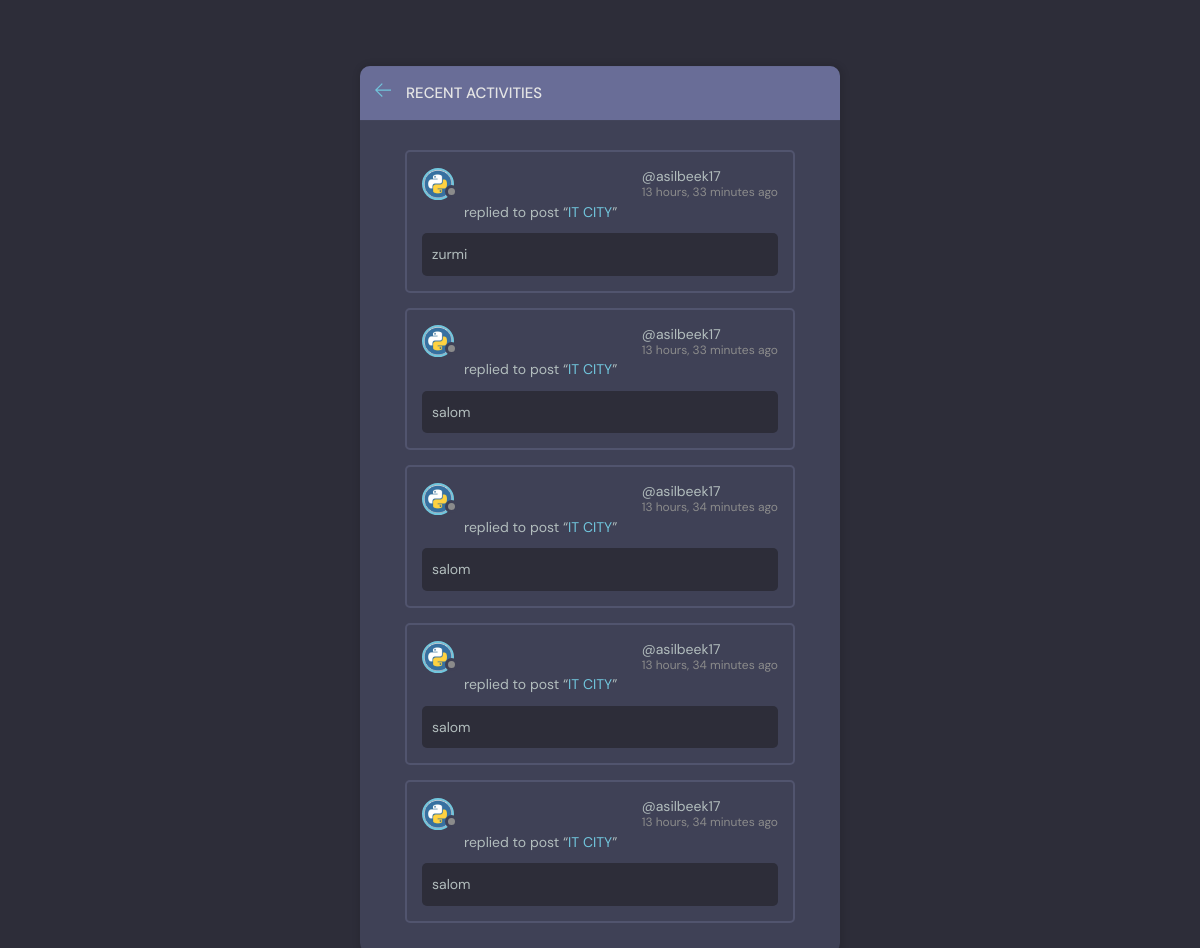
/chat/activity/ (signed in), run on the app's committed database.
### base/models.py (models this page shows, shortened)
class Message(models.Model):
    user = models.ForeignKey(User, on_delete=models.CASCADE)
    room = models.ForeignKey(Room, on_delete=models.CASCADE)
    body = models.TextField()
    updated = models.DateTimeField(auto_now=True)
    created = models.DateTimeField(auto_now_add=True)
    class Meta:
        ordering = ['-updated', '-created']

class Room(models.Model):
    slug = models.SlugField(unique=True,blank=True)
    host = models.ForeignKey(User, on_delete=models.SET_NULL, null=True)
    topic = models.ForeignKey(Grade, on_delete=models.SET_NULL, null=True)
    name = models.CharField(max_length=200)
    image = models.ImageField(upload_to="images_gr/",blank=True)
    description = models.TextField(null=True, blank=True)
    participants = models.ManyToManyField(
        User, related_name='participants', blank=True)
    updated = models.DateTimeField(auto_now=True)
    created = models.DateTimeField(auto_now_add=True)
    class Meta:
        ordering = ['-updated', '-created']
    def __str__(self):
        return self.name

### app/models.py (models this page shows, shortened)
class CustomUser(AbstractUser):
    class Role(models.TextChoices):
        oquvchi = "O'quvchi"
        oqituvchi = "O'qituvchi"
    role = models.CharField(max_length=155, choices=Role.choices, default=Role.oquvchi)
    username = models.CharField(max_length=155, unique=False)
    email = models.EmailField(unique=True)
    phone_number = models.CharField(max_length=13)
    first_name = models.CharField(max_length=100)
    last_name = models.CharField(max_length=100)
    text = models.TextField(null=True, blank=True)
    photo = models.ImageField(upload_to='teachers photo/', null=True, blank=True)
    date_of_birth = models.CharField(max_length=100)
    place_of_birth = models.CharField(max_length=155)
    grade = models.ForeignKey(to=Grade, on_delete=models.CASCADE, null=True, blank=True, related_name='users')
    city = models.CharField(max_length=155, null=True, blank=True)
    USERNAME_FIELD = 'email'
    REQUIRED_FIELDS = []
    objects = UserManager()
    class Meta:
        verbose_name = "O'ituvchi va o'quvchilar"
        verbose_name_plural = "O'ituvchi va o'quvchilar"

### base/views.py (the view)
# urls.py: path('activity/', views.activityPage, name="activity"),
def activityPage(request):
    room_messages = Message.objects.all()[0:5]
    return render(request, 'base/activity.html', {'room_messages': room_messages})

### base/templates/base/activity.html (shortened to what this page needs)
{% extends 'main.html' %}
{% block content %}
<main class="layout">
  <div class="container">
    <div class="layout__box">
      <div class="layout__boxHeader">
        <div class="layout__boxTitle">
          <a href="{% url 'home' %}">
            <svg version="1.1" xmlns="http://www.w3.org/2000/svg" width="32" height="32" viewBox="0 0 32 32">
              <title>arrow-left</title>
              <path
                d="M13.723 2.286l-13.723 13.714 13.719 13.714 1.616-1.611-10.96-10.96h27.625v-2.286h-27.625l10.965-10.965-1.616-1.607z">
              </path>
            </svg>
          </a>
          <h3>Recent Activities</h3>
        </div>
      </div>
      <div class="activities-page layout__body">
        {% for message in room_messages %}
            {% if request.user == message.user %}
                <div class="activities__box">
                    <div class="activities__boxHeader roomListRoom__header">
                        <div class="avatar avatar--small">
                            <img src="{{ message.user.photo.url }}"/>
                        </div>
                        <p>
                            @{{ message.user.username }}
                            <span>{{ message.created|timesince }} ago</span>
                        </p>
                    </div>
                    <div class="activities__boxContent">
                        <p>replied to post “<a href="{% url 'room' message.room.slug %}">{{ message.room }}</a>”</p>
                        <div class="activities__boxRoomContent">{{ message.body }}</div>
                    </div>
                </div>
            {% endif %}
        {% endfor %}
      </div>
    </div>
  </div>
</main>
{% endblock content %}

### templates/main.html (shortened to what this page needs)
<!DOCTYPE html>
{% load static %}
<html lang="en">
<head>
    <link rel="stylesheet" href="{% static 'styles/style.css' %}" />
</head>
<body>
    {% block content %}
    {% endblock %}
</body>
</html>

### app/static/styles/style.css (style rules this page uses)
:root { --color-main: #71c6dd; --color-main-light: #e1f6fb; --color-dark: #3f4156; --color-dark-medium: #51546e; --color-dark-light: #696d97; --color-light: #e5e5e5; --color-gray: #8b8b8b; --color-light-gray: #b2bdbd; --color-bg: #2d2d39; --color-success: #5dd693; --color-error: #fc4b0b; }
* { font-family: "DM Sans", -apple-system, BlinkMacSystemFont, "Segoe UI", Roboto, Oxygen, Ubuntu, Cantarell, "Open Sans", "Helvetica Neue", sans-serif; margin: 0; padding: 0; box-sizing: border-box; text-rendering: optimizeLegibility; font-size: inherit; }
html { font-size: 56.25%; }
@media only screen and (min-width: 1200px) { html { font-size: 62.5%; } }
body { line-height: 1.6; font-weight: 400; font-size: 1.5rem; color: var(--color-light-gray); background-color: var(--color-bg); min-height: 100vh; }
img { width: 100%; }
a { display: inline-block; color: var(--color-main); text-decoration: none; }
.container { max-width: 120rem; width: 90%; margin: auto; }
.avatar { position: relative; display: inline-block; border-radius: 50%; border: 2px solid var(--color-main); }
.avatar img { display: block; border-radius: 50%; object-fit: cover; object-position: center; }
.avatar::after { content: ""; display: block; position: absolute; background-color: var(--color-gray); z-index: 111; border-radius: 50%; border: 0.3rem solid var(--color-dark); }
.avatar.avatar--small img { width: 2.8rem; height: 2.8rem; }
.avatar.avatar--small:after { width: 0.7rem; height: 0.7rem; bottom: 0px; right: -6px; }
.layout { margin-top: 2.4rem; }
.layout > .container { display: flex; justify-content: space-between; align-items: flex-start; }
.layout__box { width: 90%; max-width: 48rem; min-height: 40rem; position: absolute; top: 50%; left: 50%; transform: translate(-50%, -46%); background-color: var(--color-dark); border-radius: 1rem; box-shadow: 1px 1px 6px 3px rgba(0, 0, 0, 0.1); overflow: hidden; }
.layout__boxHeader { display: flex; padding: 1.5rem; background-color: var(--color-dark-light); }
.layout__boxTitle { display: flex; gap: 1.5rem; align-items: center; }
.layout__boxTitle h3 { text-transform: uppercase; font-weight: 500; color: var(--color-light); }
.layout__boxTitle svg { width: 1.6rem; height: 1.6rem; fill: var(--color-main); }
.layout__body { margin: 3rem; }
.roomListRoom__header { display: flex; justify-content: space-between; align-items: center; }
.activities__box { margin: 1.5rem; padding: 1.5rem; border: 2px solid var(--color-dark-medium); border-radius: 5px; }
.activities__boxHeader p { font-size: 1.4rem; line-height: 1.3; }
.activities__boxHeader p span { color: var(--color-gray); font-size: 1.2rem; display: block; }
.activities__boxContent { margin-left: 4.2rem; }
.activities__boxContent { font-size: 1.4rem; }
.activities__boxRoomContent { background: var(--color-bg); padding: 1rem; border-radius: 5px; margin-top: 1rem; margin-left: -4.2rem; }

### data on the page
Message: user.photo (picture), user.username "asilbeek17", created "13 hours, 33 minutes", room "IT CITY", body "zurmi"
Message: user.photo (picture), user.username "asilbeek17", created "13 hours, 33 minutes", room "IT CITY", body "salom"
Message: user.photo (picture), user.username "asilbeek17", created "13 hours, 34 minutes", room "IT CITY", body "salom"
Message: user.photo (picture), user.username "asilbeek17", created "13 hours, 34 minutes", room "IT CITY", body "salom"
Message: user.photo (picture), user.username "asilbeek17", created "13 hours, 34 minutes", room "IT CITY", body "salom"
